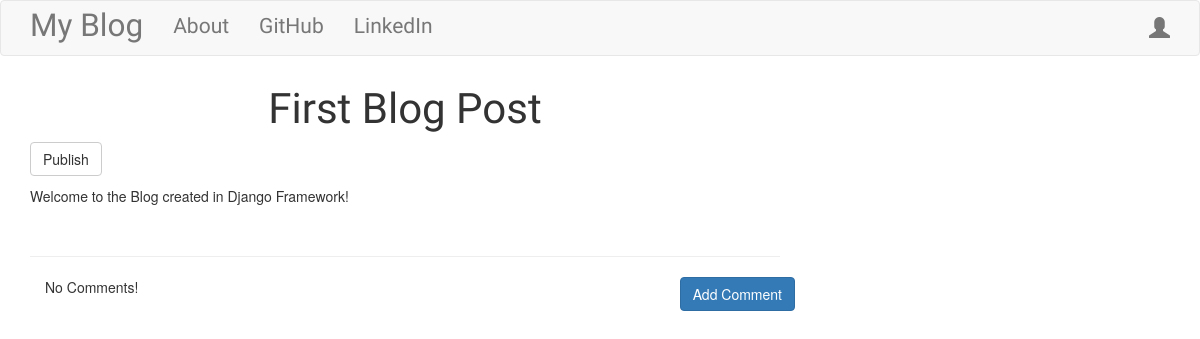
Screenshot of /post/2 with the database file from the repository.
### blog/models.py (models this page shows, shortened)
class Post(models.Model):
    author = models.ForeignKey('auth.User',on_delete=models.CASCADE)
    title = models.CharField(max_length=200)
    text = models.TextField()
    created_date = models.DateTimeField(default=timezone.now)
    published_date = models.DateTimeField(blank=True, null=True)

### blog/views.py (the view)
# urls.py: url(r'^post/(?P<pk>\d+)$',views.PostDetailView.as_view(),name='post_detail'),
class PostDetailView(DetailView):
    model = Post

### blog/templates/blog/post_detail.html (shortened to what this page needs)
{%extends 'blog/base.html'%}
{%block body_block%}
<h1 class="posttitle loader">{{post.title}}</h1>
{%if post.published_date%}
 <div class="date postdate">
   {{post.published_date}}
 </div>
 {%else%}
 <a class="btn btn-default" href="{%url 'post_publish' pk=post.pk%}">Publish</a>
 {%endif%}
 <p class="postcontent">{{post.text|safe|linebreaksbr}}</p>
 <hr>
 <a class="btn btn-primary btn-comment" href="{%url 'add_comment_to_post' pk=post.pk%}">Add Comment</a>
 <div class="container">
{%for comment in post.comments.all%}
   <br>
     {%if user.is_authenticated or comment.approved_comment%}
       {{comment.create_date}}
       {%if not comment.approved_comment%}
   <a class="btn btn-default" href="{%url 'comment_remove' pk=comment.pk%}"><span class="glyphicon glyphicon-remove"></span></a>
   <a class="btn btn-primary" href="{%url 'comment_approve' pk=comment.pk%}"><span class="glyphicon glyphicon-ok"></span></a>
       {%endif%}
   <p>{{comment.text|safe|linebreaks}}
     Posted By: {{comment.author}}</p>
    {%endif%}
{%empty%}
   <p>No Comments!</p>
{%endfor%}
 </div>
{%endblock%}

### blog/static/css/blog.css (style rules this page uses)
.posttitle { font-family: 'Calligraffitti', cursive; font-size: 3em; text-align: center; }
.postcontent { font-family: 'Montserrat'; font-size: 1.5em; }
.btn-comment { position: absolute; right: 0px; }
body { background-image: url("https://moodle.royalholloway.ac.uk/theme/lambda/Documentation/assets/img/page_bg/page_bg_01.jpg"); background-repeat: no-repeat; background-size: cover; }
.loader { filter:hue-rotate(0deg); color: linear-gradient(45deg,#0f8,#08f); animation:hue 5000ms infinite linear; }

### rows the page displays
Post: title "First Blog Post", text "Welcome to the Blog created in Django Framework!"
